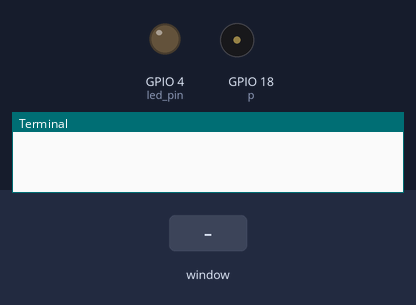
This program was run on a simulated Raspberry Pi (BCM pin numbers). On the bench: output pins drawn as LEDs (lit = HIGH), buzzer (waves = sounding), the last lines printed to the terminal. Inputs (shaded band) come from the test bench. The desktop window is not drawn, its controls go by their first labels and the mouse button is held 0.15 s; pins used as bus, display or sensor lines are not drawn.

Above: at 1.2 s.
1.3 s: control labelled "LED ON" in the window clicked
At 1.8 s:
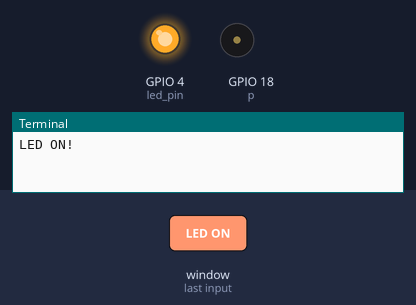
2.8 s: control labelled "MUSIC ON" in the window clicked
At 4.1 s:
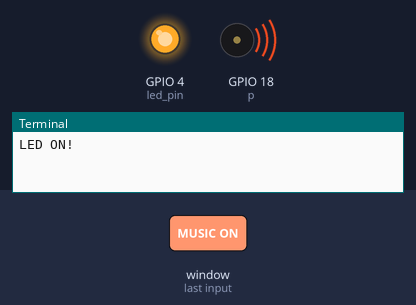
Timing chart, 0 to 10.3 s (numbered marks = the images above; inputs shaded):
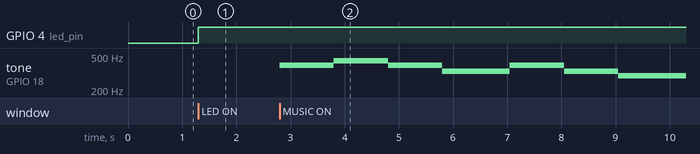

Measured:
- after the input at 1.3 s, GPIO 4 (led_pin): LOW → HIGH at once
- after the input at 2.8 s, tone on GPIO 18 (p): plays 392 Hz for 1.0 s, 440 Hz for 1.0 s, 392 Hz for 1.0 s, 330 Hz for 1.3 s, 392 Hz for 1.0 s, 330 Hz for 1.0 s … (7 notes in this stretch), starting at once

The program:

Gui_LED.py
```python
from tkinter import *
import RPi.GPIO as GPIO
import time
import threading

frame = Tk()
light_on=False
music_on=False
led_pin = 4

 # 불필요한 warning 제거
GPIO.setwarnings(False)
# GPIO핀의 번호 모드 설정
GPIO.setmode(GPIO.BCM)
# LED 핀의 OUT설정
GPIO.setup(led_pin, GPIO.OUT)
GPIO.setup(18, GPIO.OUT)
# PWM 인스턴스 p를 만들고  GPIO 18번을 PWM 핀으로 설정, 주파수  = 100Hz
p = GPIO.PWM(18, 100)

Frq = [ [392,392,440,440,392,392,330],
[392,392,330,330,294],
[392,392,440,440,392,392,330],
[392,330,294,330,262 ] ]

speed = 0.5 # 음과 음 사이 연주시간 설정 (0.5초)
delay_Value = 0.75

def buttonled_callback():
    global light_on    # Global 변수선언
    if light_on == False:  # LED 불이 꺼져있을때
        GPIO.output(led_pin,1)   # LED ON
        buttonLed.config(text="LED OFF")
        print("LED ON!")
    else:                                # LED 불이 져있을때
        GPIO.output(led_pin,0)  # LED OFF
        buttonLed.config(text="LED ON")
        print("LED OFF!")
    light_on = not light_on  # False <=> True

def buttonmusic_callback():
    global music_on    # Global 변수선언
    buttonMusic.config(text="Music OFF")

    p.start(10)  # PWM 시작 , 듀티사이클 10 (충분)
    if music_on == False:
        try:
            while 1:
                for i in range(4):
                    for fr in Frq[i]:
                        p.ChangeFrequency(fr)    #주파수를 fr로 변경
                        time.sleep(speed)       #speed 초만큼 딜레이 (0.5s)
                    time.sleep(delay_Value)
        except KeyboardInterrupt:      # 키보드 Ctrl+C 눌렀을때 예외발생
            pass                       # 무한반복을 빠져나와 아래의 코드를 실행
            p.stop()                        # PWM을 종료
            GPIO.cleanup()                 # GPIO 설정을 초기화
            #


buttonLed=Button(frame,text="LED ON",command= buttonled_callback)
buttonMusic=Button(frame,text="MUSIC ON",command= buttonmusic_callback)

buttonLed.pack()
buttonMusic.pack()

frame.mainloop()
```
